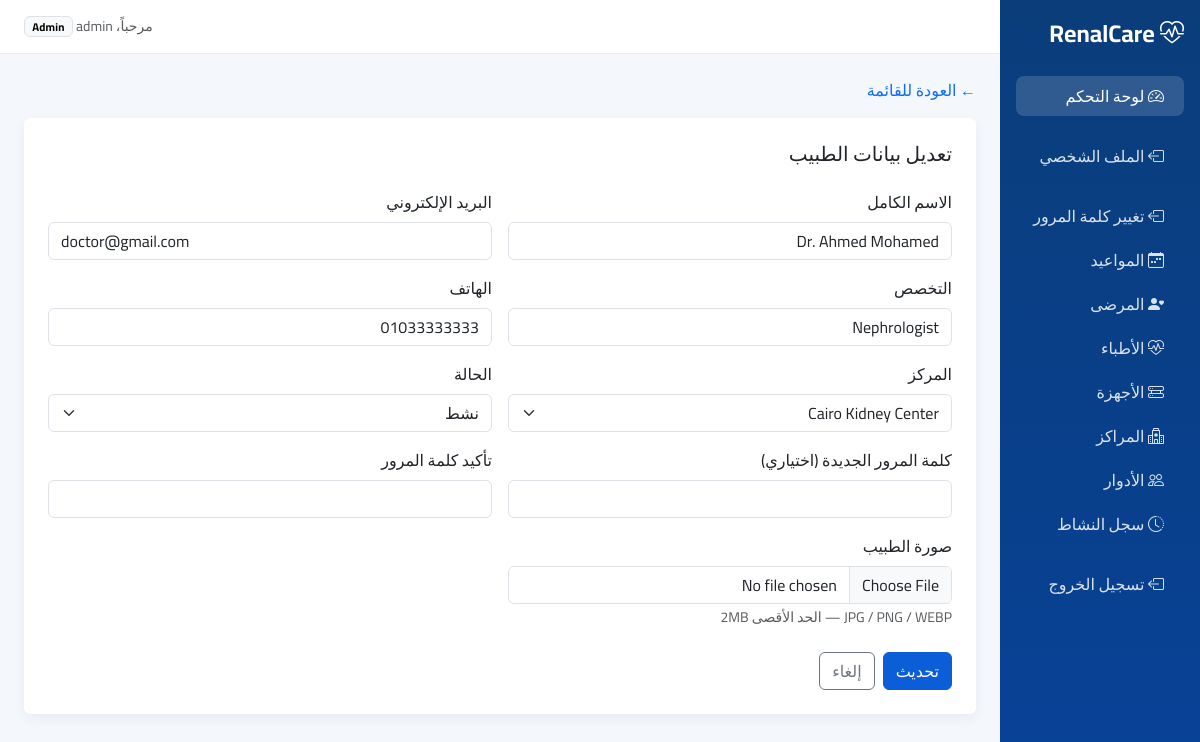
/admin-doctor-form.php?id=1 (signed in), run on the app's committed database.
### tables this page shows
CREATE TABLE `doctors` (
  `id` int(11) NOT NULL,
  `user_id` int(11) DEFAULT NULL,
  `full_name` varchar(100) DEFAULT NULL,
  `specialty` varchar(100) DEFAULT NULL,
  `phone` varchar(20) DEFAULT NULL,
  `center_id` int(11) DEFAULT NULL,
  `status` enum('active','inactive') DEFAULT 'active'
);

CREATE TABLE `users` (
  `id` int(11) NOT NULL,
  `username` varchar(100) NOT NULL,
  `email` varchar(100) NOT NULL,
  `password` varchar(255) NOT NULL,
  `role` enum('admin','doctor','patient') NOT NULL,
  `image` varchar(255) DEFAULT 'default.png',
  `created_at` timestamp NOT NULL DEFAULT current_timestamp()
);

CREATE TABLE `centers` (
  `id` int(11) NOT NULL,
  `name` varchar(100) DEFAULT NULL,
  `address` text DEFAULT NULL,
  `phone` varchar(20) DEFAULT NULL
);

### admin-doctor-form.php (the view, shortened to what this page needs)
<?php
require_once("config/database.php");
$editing = false;
$doctor = null;
if (isset($_GET['id']))
{
    $doctor_id = $_GET['id'];
    $query = "SELECT doctors.*, users.email, users.image, users.id AS user_id
              FROM doctors
              LEFT JOIN users ON doctors.user_id = users.id
              WHERE doctors.id='$doctor_id'";
    $result = mysqli_query($conn, $query);
    if (mysqli_num_rows($result) == 1)
    {
        $doctor = mysqli_fetch_assoc($result);
        $editing = true;
    }
    else
    {
        header("Location: admin-doctors.php");
        exit;
    }
}
$centers_query = "SELECT * FROM centers ORDER BY id DESC";
$centers_result = mysqli_query($conn, $centers_query);
?>
<?php include "includes/head.php"; ?>
<body>
<div class="container-fluid">
    <div class="row">
        <?php include("includes/sidebar.php"); ?>
        <main class="col-md-9 col-lg-10 p-0">
            <?php include("includes/topbar.php"); ?>
            <div class="p-4">
                <div class="mb-3">
                    <a href="admin-doctors.php" class="text-decoration-none">
                        ← العودة للقائمة
                    </a>
                </div>
                <div class="card p-4">
                    <h2 class="h5 mb-4">
                        <?= $editing ? "تعديل بيانات الطبيب" : "إضافة طبيب جديد"; ?>
                    </h2>
                    <form action="" method="post" enctype="multipart/form-data">
                        <div class="row g-3">
                            <div class="col-md-6">
                                <label class="form-label">
                                    الاسم الكامل
                                </label>
                                <input
                                    type="text"
                                    name="full_name"
                                    class="form-control"
                                    value="<?= htmlspecialchars($doctor['full_name'] ?? ''); ?>"
                                    required>
                            </div>
                            <div class="col-md-6">
                                <label class="form-label">
                                    البريد الإلكتروني
                                </label>
                                <input
                                    type="email"
                                    name="email"
                                    class="form-control"
                                    value="<?= htmlspecialchars($doctor['email'] ?? ''); ?>"
                                    required>
                            </div>
                            <div class="col-md-6">
                                <label class="form-label">
                                    التخصص
                                </label>
                                <input
                                    type="text"
                                    name="specialty"
                                    class="form-control"
                                    value="<?= htmlspecialchars($doctor['specialty'] ?? ''); ?>"
                                    required>
                            </div>
                            <div class="col-md-6">
                                <label class="form-label">
                                    الهاتف
                                </label>
                                <input
                                    type="text"
                                    name="phone"
                                    class="form-control"
                                    value="<?= htmlspecialchars($doctor['phone'] ?? ''); ?>"
                                    required>
                            </div>
                            <div class="col-md-6">
                                <label class="form-label">
                                    المركز
                                </label>
                                <select name="center_id" class="form-select">
                                    <?php while ($center = mysqli_fetch_assoc($centers_result)): ?>
                                        <option
                                            value="<?= $center['id']; ?>"
                                            <?= isset($doctor['center_id']) && $doctor['center_id'] == $center['id'] ? 'selected' : ''; ?>>
                                            <?= htmlspecialchars($center['name']); ?>
                                        </option>
                                    <?php endwhile; ?>
                                </select>
                            </div>
                            <div class="col-md-6">
                                <label class="form-label">
                                    الحالة
                                </label>
                                <select name="status" class="form-select">
                                    <option
                                        value="active"
                                        <?= isset($doctor['status']) && $doctor['status'] == "active" ? "selected" : ""; ?>>
                                        نشط
                                    </option>
                                </select>
                            </div>
                            <div class="col-md-6">
                                <label class="form-label">
                                    <?= $editing ? "كلمة المرور الجديدة (اختياري)" : "كلمة المرور"; ?>
                                </label>
                                <input
                                    type="password"
                                    name="password"
                                    class="form-control"
                                    <?= !$editing ? "required" : ""; ?>>
                            </div>
                            <div class="col-md-6">
                                <label class="form-label">
                                    تأكيد كلمة المرور
                                </label>
                                <input
                                    type="password"
                                    name="password_confirmation"
                                    class="form-control"
                                    <?= !$editing ? "required" : ""; ?>>
                            </div>
                            <div class="col-md-6">
                                <label class="form-label">
                                    صورة الطبيب
                                </label>
                                <input
                                    type="file"
                                    name="image"
                                    class="form-control"
                                    accept=".jpg,.jpeg,.png,.webp">
                                <small class="text-muted">
                                    JPG / PNG / WEBP — الحد الأقصى 2MB
                                </small>
                            </div>
                        </div>
                        <div class="mt-4 d-flex gap-2">
                            <button
                                type="submit"
                                name="submit"
                                class="btn btn-primary">
                                <?= $editing ? "تحديث" : "حفظ"; ?>
                            </button>
                            <a
                                href="admin-doctors.php"
                                class="btn btn-outline-secondary">
                                إلغاء
                            </a>
                        </div>
                    </form>
                </div>
            </div>
        </main>
    </div>
</div>
</body>
</html>

### assets/css/app.css (style rules this page uses)
:root { --kc-primary: #0b5ed7; --kc-primary-dark: #084298; --kc-bg: #f4f7fb; --kc-sidebar: #0a3d7a; --kc-card: #ffffff; --kc-text: #1a2b3c; --kc-muted: #6c757d; }
body { font-family: "Cairo", system-ui, sans-serif; background: var(--kc-bg); color: var(--kc-text); }
.card { border: 0; box-shadow: 0 0.25rem 0.75rem rgba(10, 61, 122, 0.06); }
.btn-primary { background-color: var(--kc-primary); border-color: var(--kc-primary); }

### data on the page
doctors: full_name "Dr. Ahmed Mohamed", email "doctor@gmail.com", specialty "Nephrologist", phone "01033333333", center_id "Cairo Kidney Center", status "نشط"

### other printed values
$_SESSION['user_name'] "admin"
